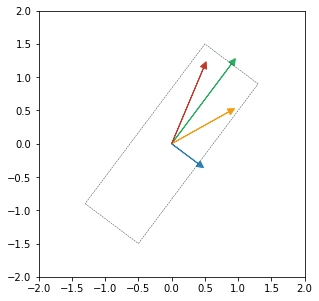

Write Python code to recreate this figure.
import matplotlib.pyplot as plt

vectors = [
	{
		'values': [0.9, 1.2],
		'color': '#27ae60',
	},
	{
		'values': [0.4, -0.3],
		'color': '#2980b9',
	},
	{
		'values': [0.86, 0.48],
		'color': '#f39c12',
	},
	{
		'values': [0.48, 1.14],
		'color': '#c0392b',
	},
]

box = [
	{
		'x': [1.3, 0.5],
		'y': [0.9, 1.5],
		'color': '#34495e',
	},
	{
		'x': [0.5, -1.3],
		'y': [1.5, -0.9],
		'color': '#34495e',
	},
	{
		'x': [-1.3, -0.5],
		'y': [-0.9, -1.5],
		'color': '#34495e',
	},
	{
		'x': [-0.5, 1.3],
		'y': [-1.5, 0.9],
		'color': '#34495e',
	},
]

fig, ax = plt.subplots()

for vector in vectors:
	ax.arrow(
		x=0,
		y=0,
		dx=vector['values'][0],
		dy=vector['values'][1],
		head_width=0.1,
		head_length=0.1,
		color=vector['color'],
	)

for side in box:
	ax.plot(
		side['x'],
		side['y'],
		color=side['color'],
		linestyle='--',
		linewidth=0.5,
	)

ax.set_ylim(-2, 2)
ax.set_xlim(-2, 2)
ax.set_aspect('equal')
fig.savefig('vectors2_scaled.png', bbox_inches='tight', dpi=72)
